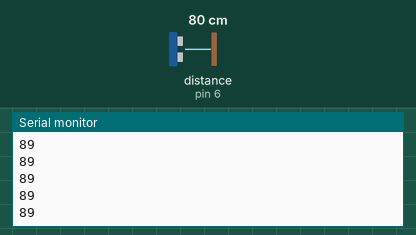
A sketch run on a simulated Arduino Uno, built with avr-gcc and run on an emulated ATmega328P. Parts: the last lines printed to the serial monitor. Wiring (inferred from the names in the program): ultrasonic range finder: trigger pin 7; echo pin 6. Inputs (shaded band) come from the test bench; at power-on: distance to the obstacle (sensor on pin 6) 80 cm. The echo pulse lasts 58.3 µs per cm.

Above: at 1.2 s.
1.3 s: distance to the obstacle (sensor on pin 6) set to 2 cm
At 2.0 s:
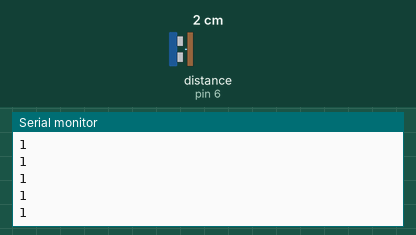
2.8 s: distance to the obstacle (sensor on pin 6) set to 4 cm
At 3.8 s:
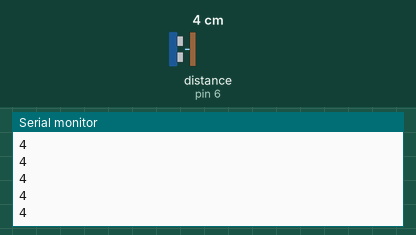
Timing chart, 0 to 5.8 s (numbered marks = the images above; inputs shaded):
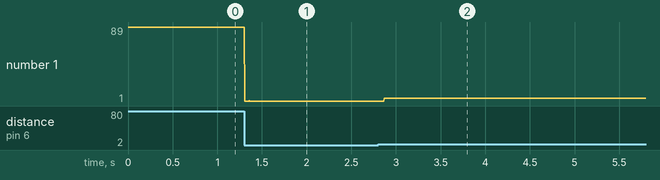

The sketch:

ultrasonicsensor.ino
```cpp
int trigger=7;
int echo=6;
int timeinMicro;
int distanceincm;


void setup() {
  Serial.begin(9600);
  pinMode(6,INPUT);
  pinMode(7,OUTPUT);
}

void loop() {
  digitalWrite(trigger,LOW);
  delayMicroseconds(2);
  digitalWrite(trigger,HIGH);
  delayMicroseconds(10);
  digitalWrite(trigger,LOW);

  timeinMicro= pulseIn(echo,HIGH);
  distanceincm= timeinMicro/26/2;
  Serial.println(distanceincm);


}
```

Measured:
- after the input at 1.3 s, the serial monitor: prints a new line at once (image 1)
- after the input at 2.8 s, the serial monitor: prints a new line after 0.07 s (image 2)
- plotted number 1: 89 → 1 after the input at 1.3 s, 1 → 4 after the input at 2.8 s
